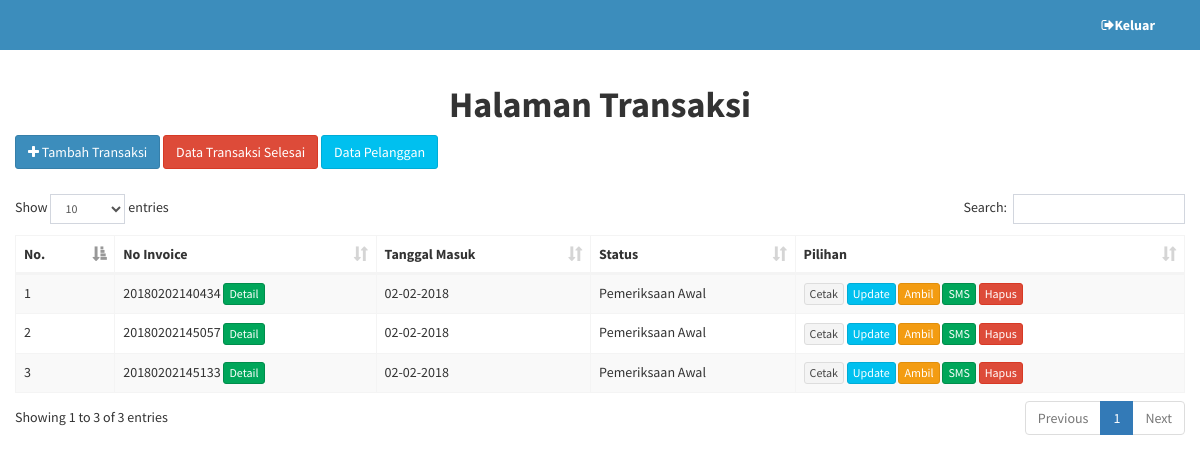
Page /halaman/transaksi (signed in) on the committed database.
### tables this page shows
CREATE TABLE `transaksi` (
  `invoice` varchar(50) NOT NULL,
  `tanggal_masuk` date DEFAULT NULL,
  `nama_barang` varchar(50) DEFAULT NULL,
  `estimasi` varchar(50) DEFAULT NULL,
  `nama_pemilik` varchar(50) DEFAULT NULL,
  `alamat` varchar(50) DEFAULT NULL,
  `no_hp` varchar(50) DEFAULT NULL,
  `keluhan` varchar(100) DEFAULT NULL,
  `kelengkapan` varchar(100) DEFAULT NULL,
  `keterangan` varchar(100) DEFAULT NULL,
  `status` varchar(100) DEFAULT NULL,
  `biaya` int(25) DEFAULT NULL,
  `tanggal_selesai` date DEFAULT NULL,
  `nama_pengambil` varchar(100) DEFAULT NULL
);

### model/m_transaksi.php (called while the page is built, shortened)
<?php
	class Transaksi {
		private $mysqli;
		function __construct($conn) {
			$this->mysqli = $conn;
		}
		public function tampil_transaksi() {
			$db = $this->mysqli->conn;
			$sql = "SELECT * FROM transaksi WHERE nama_pengambil =''";
			$query = $db->query($sql) or die ($db->error);
			return $query;
		}
	}
 ?>

### halaman/transaksi/transaksi.php (the view, shortened to what this page needs)
<?php
include "../../model/m_transaksi.php";
$transaksi = new Transaksi($connection);
if(@$_GET['act'] == ''){
 ?>
<div class="container-flud">
<section class="content">
<h1 align="center">
          <b>Halaman Transaksi </b>
 </h1>
        <div class="row">
          <div class="col-lg-12">
            <button type="button" class="btn btn-primary" data-toggle="modal" data-target="#tambah" style="margin-bottom :5px"><i class="fa fa-plus"></i> Tambah Transaksi</button>
            <a class="btn btn-danger"  href="index.php?halaman=transaksi_selesai" style="margin-bottom :5px">
            Data Transaksi Selesai
            </a>
            <a class="btn btn-info"  href="index.php?halaman=data_pelanggan" style="margin-bottom :5px">
            Data Pelanggan
            </a>
            <br>
            <br>
              <div class="table-responsive">
              <table id="example1" class="table table-bordered table-hover table-striped">
              <thead>
                <tr>
                  <th>No.</th>
                  <th>No Invoice</th>
                  <th>Tanggal Masuk</th>
                  <th>Status</th>
                  <th>Pilihan</th>
                </tr>
            </thead>
            <tbody>
                <?php
                  $no = 1;
                  $tampil= $transaksi->tampil_transaksi();
                  while($data = $tampil->fetch_object()){
                   ?>
                <tr>
                  <td><?=$no++; ?></td>
                  <td><?=$data->invoice; ?>
                    <a class="btn btn-success btn-xs"  href="?halaman=detail&invoice=<?=$data->invoice; ?>">
                    Detail
                    </a></td>
                  <td><?=date('d-m-Y', strtotime($data->tanggal_masuk)); ?></td>
                  <td><?=$data->status; ?></td>
                  <td>
                    <a class="btn btn-default btn-xs" href="../../report/cetak_invoice.php?invoice=<?=$data->invoice; ?>" target="_blank">
                    Cetak
                    </a>
                    <a class="btn btn-info btn-xs" id="update_transaksi" data-toggle="modal" data-target="#update"
                      data-invoice="<?=$data->invoice; ?>"
                      data-status="<?=$data->status; ?>"
                      data-biaya="<?=$data->biaya; ?>"
                    >Update
                    </a>
                     <a class="btn btn-warning btn-xs" id="ambil_barang" data-toggle="modal" data-target="#ambil"
                      data-invoice="<?=$data->invoice; ?>"
                      data-nama_pengambil="<?=$data->nama_pengambil; ?>"
                    >Ambil
                    </a>
                    <a class="btn btn-success btn-xs" href="sms:<?=$data->no_hp; ?>?body=Diberitahukan%20kepada%20pelanggan%20dengan%20No.Invoice%20<?=$data->invoice; ?>%20,Status%20barang%20anda%20<?=$data->status; ?>">
                    SMS
                    </a>
                    <a class="btn btn-danger btn-xs"  href="?halaman=transaksi&act=del&invoice=<?=$data->invoice; ?>" onclick="return confirm('Apakah anda yakin ?')">
                    Hapus
                    </a>
                  </td>
                </tr>
                <?php } ?>
               </tbody>
              </table>
            </div>
          </div>
        </div>
</section>
</div>
 <?php
}else if(@$_GET['act']=='del') {
  $transaksi->hapus($_GET['invoice']);
  header("location: ?halaman=transaksi");
}

### rows in the picture
transaksi: invoice "20180202140434", tanggal_masuk "02-02-2018", status "Pemeriksaan Awal"
transaksi: invoice "20180202145057", tanggal_masuk "02-02-2018", status "Pemeriksaan Awal"
transaksi: invoice "20180202145133", tanggal_masuk "02-02-2018", status "Pemeriksaan Awal"
